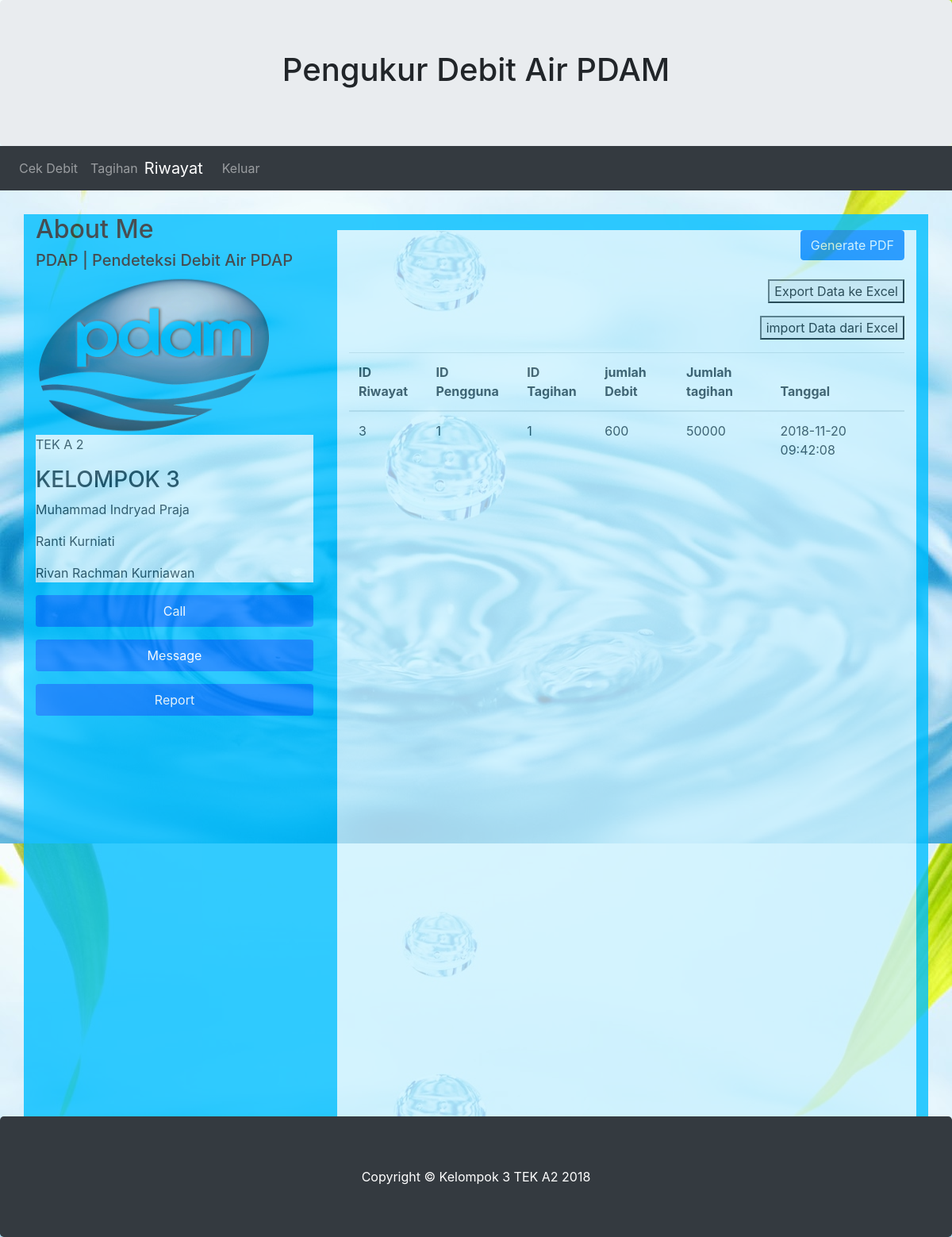
The app's page /admin/riwayat.php (signed in) with its own data.
### tables this page shows
CREATE TABLE `tbl_riwayat` (
  `id_riwayat` int(6) NOT NULL,
  `id_pengguna` int(6) NOT NULL,
  `id_tagihan` int(6) NOT NULL,
  `jlh_debit` int(20) NOT NULL,
  `jlh_tagihan` int(20) NOT NULL,
  `tanggal` datetime NOT NULL DEFAULT CURRENT_TIMESTAMP
);

### admin/riwayat.php (the view, shortened to what this page needs)
<!DOCTYPE html>
<html lang="en">
<head>
  <link rel="stylesheet" href="https://maxcdn.bootstrapcdn.com/bootstrap/4.1.3/css/bootstrap.min.css">
<?php
include "koneksi.php";
    ?>
</head>
<body background="img/airr.jpg">
<div class="jumbotron text-center" style="margin-bottom:0">
  <h1 >Pengukur Debit Air PDAM</h1>
</div>
<nav class="navbar navbar-expand-sm bg-dark navbar-dark">
  <div class="collapse navbar-collapse" id="collapsibleNavbar">
    <ul class="navbar-nav">
      <li class="nav-item">
  <a class="nav-link" href="index.php">Cek Debit</a>
</li>
  <div class="collapse navbar-collapse" id="collapsibleNavbar">
      <li class="nav-item">
        <a class="nav-link" href="tagihan.php">Tagihan</a>
      </li>
      <li class="nav-item">
        <a class="navbar-brand" href="riwayat.php">Riwayat</a>
      </li>
      <li class="nav-item">
        <a class="nav-link" href="logout.php">Keluar</a>
      </li>
    </ul>
  </div>
</nav>
<div class="container" style="margin-top:30px; background: #00BFFF ; opacity: 0.8;" >
  <div class="row">
    <div class="col-sm-4">
      <h2>About Me</h2>
      <h5>PDAP | Pendeteksi Debit Air PDAP</h5>
      <img src="img/pdam.png" height= "200px" width="300px">
      <div class="fakeimg" style="background-color: white">
      <p>TEK A 2</p>
      <h3>KELOMPOK 3</h3>
      <p>Muhammad Indryad Praja</p>
      <p>Ranti Kurniati</p>
      <p>Rivan Rachman Kurniawan</p>
      </div>
      <ul class="nav nav-pills flex-column" align="center">
        <li class="nav-item">
          <a class="nav-link active" href="#">Call</a>
        </li>
        <li class="nav-item" >
          <a class="nav-link active" href="#">Message</a>
        </li>
        <li class="nav-item">
          <a class="nav-link active" href="#">Report</a>
        </li>
      </ul>
    </div>
    <div class="col-sm-8">
    <div class="container fakeimg" style="background-color: white; margin-top: 20px;">
    <table class="table">
        <div class="form-group" align="right">
        <form class="form-inline" method="post" action="generate_pdf.php">
<button type="submit" id="pdf" name="generate_pdf" class="btn btn-primary"><i class="fa fa-pdf"" aria-hidden="true"></i>
Generate PDF</button>
</form>
        <br>
        <br>
        <p><a href="export.php" style="margin-top: 10px;"><button>Export Data ke Excel</button></a></p>
<p><a href="import.php"><button>import Data dari Excel</button></a></p>
        </div>
            <thead>
                <tr>
                    <th>ID Riwayat</th>
                    <th>ID Pengguna</th>
                    <th>ID Tagihan</th>
                    <th>jumlah Debit</th>
                    <th>Jumlah tagihan</th>
                    <th>Tanggal</th>
                    <th></th>
                </tr>
            </thead>
            <tbody>
                <?php
              $sql = mysqli_query($con,"SELECT * FROM tbl_riwayat where id_riwayat=3");
              while($row = mysqli_fetch_assoc($sql)){
                    echo"
                    <tr>
                    <td>$row[id_riwayat]</td>
                        <td>$row[id_pengguna]</td>
                        <td>$row[id_tagihan]</td>
                        <td>$row[jlh_debit]</td>
                        <td>$row[jlh_tagihan]</td>
                        <td>$row[tanggal]</td>
                    </tr>
                    ";
                }
                ?>
            </tbody>
            </table>
            <div id="container" style="min-width: 400px; height: 400px; margin: 0 auto"></div>
            <div id="chartContainer" style="height: 400px; min-width: 80%;"></div>
      </div>
     </div>
  </div>
</div>
<div class="jumbotron text-center bg-dark navbar-dark" style="margin-bottom:0">
<font color="white">Copyright &copy; Kelompok 3 TEK A2 2018</font>
</div>
</body>
</html>

### admin/riwayat.php (style rules this page uses)
.fakeimg { height: auto; width:auto; background: #aaa; opacity:0.8; }

### records on screen
tbl_riwayat: id_riwayat "3", id_pengguna "1", id_tagihan "1", jlh_debit "600", jlh_tagihan "50000", tanggal "2018-11-20 09:42:08"
